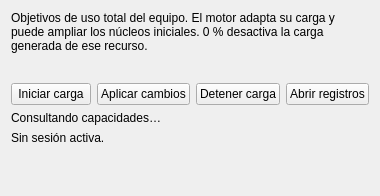
<?xml version="1.0" encoding="UTF-8"?>
<ui version="4.0"><class>LoadPanel</class><widget class="QWidget" name="LoadPanel"><layout class="QVBoxLayout" name="layout">
 <item><widget class="QLabel" name="Intro"><property name="wordWrap"><bool>true</bool></property><property name="text"><string>Objetivos de uso total del equipo. El motor adapta su carga y puede ampliar los núcleos iniciales. 0 % desactiva la carga generada de ese recurso.</string></property></widget></item>
 <item><widget class="QWidget" name="ControlsHolder"><layout class="QVBoxLayout" name="ControlsLayout"/></widget></item>
 <item><layout class="QHBoxLayout" name="buttons"><item><widget class="QPushButton" name="Start"><property name="text"><string>Iniciar carga</string></property></widget></item><item><widget class="QPushButton" name="Apply"><property name="text"><string>Aplicar cambios</string></property></widget></item><item><widget class="QPushButton" name="Stop"><property name="text"><string>Detener carga</string></property></widget></item><item><widget class="QPushButton" name="OpenLogs"><property name="text"><string>Abrir registros</string></property></widget></item></layout></item>
 <item><widget class="QLabel" name="State"><property name="wordWrap"><bool>true</bool></property><property name="text"><string>Consultando capacidades…</string></property></widget></item>
 <item><widget class="QLabel" name="Metrics"><property name="wordWrap"><bool>true</bool></property><property name="text"><string>Sin sesión activa.</string></property></widget></item>
 <item><spacer name="space"><property name="orientation"><enum>Qt::Vertical</enum></property><property name="sizeHint"><size><width>10</width><height>40</height></size></property></spacer></item>
 </layout></widget><resources/><connections/></ui>
